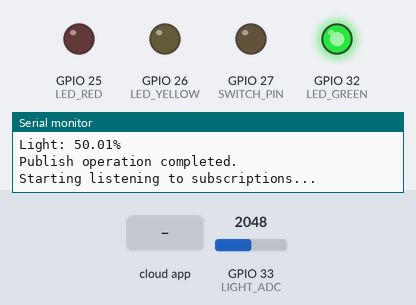
This sketch was run on a simulated ESP32. Shown: output pins drawn as LEDs (lit = HIGH), the last lines printed to the serial monitor. The test bench sets the inputs (shaded band); at power-on: GPIO 33 (LIGHT_ADC) = 2048. WiFi joins after 1.5 s; servers stay silent unless stated; no MQTT or app messages arrive unless stated.

Above: at 3.3 s.
3.4 s: the phone or cloud app sets toggle_sw to 1
At 4.3 s:
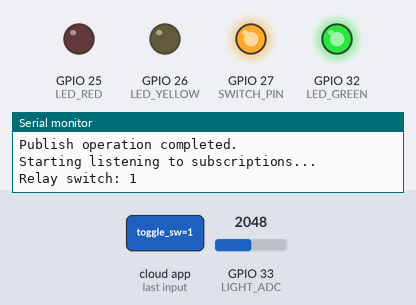
4.9 s: the phone or cloud app sets toggle_sw to 0
At 5.7 s:
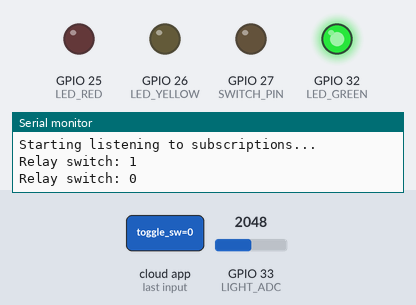
Timing chart, 0 to 7.9 s (numbered marks = the images above; inputs shaded):
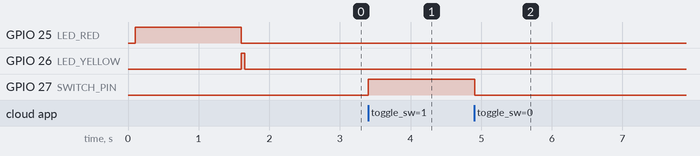

Measured:
- after the input at 3.4 s, GPIO 27 (SWITCH_PIN): LOW → HIGH at once
- after the input at 4.9 s, GPIO 27 (SWITCH_PIN): HIGH → LOW at once

The sketch:

ESP-32_MQTT_Client.ino
```cpp
// **********************************************************************
// This is the sketch for the ESP-32 board.
// Supported sensors:
// - Photoresistor as light sensor
// Supported actuators:
// - Relay module used as a remote switch
// **********************************************************************

// ***** IMPORT LIBRARIES *****
#include "WiFi.h"
#include "Adafruit_MQTT.h"
#include "Adafruit_MQTT_Client.h"

// ***** Enable debug over serial communication
#define DEBUG

// Access point settings
#define WLAN_SSID   ""
#define WLAN_PASS   ""

// MQTT broker settings
#define HOST        "192.168.43.100"
#define PORT        1883
#define USERNAME    "admin"
#define PASSWORD    "hamrpi"

// LED ports definitions
#define LED_RED       25  // GPIO 34
#define LED_YELLOW    26  // GPIO 35
#define LED_GREEN     32  // GPIO 32

#define LIGHT_ADC     33
#define SWITCH_PIN    27

// Subscription wait time in milliseconds
#define WAIT_TIME   5000

WiFiClient client;
Adafruit_MQTT_Client mqtt(&client, HOST, PORT, USERNAME, PASSWORD);
Adafruit_MQTT_Publish light = Adafruit_MQTT_Publish(&mqtt, "espnode2/light");
Adafruit_MQTT_Subscribe toggle_switch = Adafruit_MQTT_Subscribe(&mqtt, "espnode2/toggle_sw");

int sw_status = 0;  // Toggle switch status

// ************************************************
// ***              SETUP FUNCTION              ***
// ************************************************

void setup() {

  pinMode(LED_RED, OUTPUT);     // Red LED - GPIO
  pinMode(LED_YELLOW, OUTPUT);  // Yellow LED - GPIO
  pinMode(LED_GREEN, OUTPUT);   // Green LED - GPIO

  pinMode(SWITCH_PIN, OUTPUT);      // Switch (relay) control
  digitalWrite(SWITCH_PIN, LOW);

  #ifdef DEBUG
    Serial.begin(115200);
    delay(100);                                 // Small delay to set up serial connection
    while(Serial.available()>0) Serial.read();  // Flush the buffer
    Serial.println("");
    Serial.print("Connecting to ");
    Serial.println(WLAN_SSID);
  #endif

  ledRed();

  WiFi.begin(WLAN_SSID, WLAN_PASS);

  while(WiFi.status() != WL_CONNECTED) {
    #ifndef DEBUG
      Serial.print(".");
    #endif
    delay(500);
  }

  #ifdef DEBUG
    Serial.print("IP address: ");
    Serial.println(WiFi.localIP());
  #endif

  mqtt.subscribe(&toggle_switch);
  // Connect to MQTT broker
  MQTT_connect();

  delay(500);
}


void loop() {

  if(WiFi.status() != WL_CONNECTED) {
    ledRed();
    WiFi.begin(WLAN_SSID, WLAN_PASS);

    while(WiFi.status() != WL_CONNECTED) {
      #ifndef DEBUG
        Serial.print(".");
      #endif
      delay(500);
    }
  }

  MQTT_connect();
  delay(100);

  // Read from 12-bit ADC
  float l = (analogRead(LIGHT_ADC) / 4095.0f) * 100.0f;

  // Publish light intensity percentage
  light.publish(l);

  #ifdef DEBUG
    Serial.print("Light: ");
    Serial.print(l);
    Serial.println("%");
  #endif

  #ifdef DEBUG
    Serial.println("Publish operation completed.");
    Serial.println("Starting listening to subscriptions...");
  #endif

  Adafruit_MQTT_Subscribe *subscription;
  sw_status;
  while ((subscription = mqtt.readSubscription(WAIT_TIME))) {
    if (subscription == &toggle_switch) {
      sw_status = atoi((char *)toggle_switch.lastread);
      toggleSwitch();

      #ifdef DEBUG
        Serial.print(F("Relay switch: "));
        Serial.println(sw_status);
      #endif
    }
  }
}

// ***** Connect to MQTT service provided by the MQTT broker *****
void MQTT_connect() {
  int8_t err_code;

  if(mqtt.connected()) {
    ledGreen();
    return;
  }

  ledYellow();

  #ifdef DEBUG
    Serial.print("Connecting to MQTT... ");
  #endif

  while ((err_code = mqtt.connect()) != 0) { // Connect returns 0 on success
    #ifdef DEBUG
      Serial.println(mqtt.connectErrorString(err_code));
      Serial.println("Retrying MQTT connection in 1 second...");
    #endif

    mqtt.disconnect();
    delay(1000);
  }

  #ifdef DEBUG
    Serial.println("MQTT connected!");
  #endif

  ledGreen();
}

// ***** (RELAY) SWITCH CONTROL *****
void toggleSwitch() {
  if(sw_status) {
    digitalWrite(SWITCH_PIN, HIGH);
  }
  else {
    digitalWrite(SWITCH_PIN, LOW);
  }
}

// ***** LED CONTROL FUNCTIONS *****

void ledOff() {
  digitalWrite(LED_RED, LOW);
  digitalWrite(LED_YELLOW, LOW);
  digitalWrite(LED_GREEN, LOW);
}

void ledRed() {
  digitalWrite(LED_RED, HIGH);
  digitalWrite(LED_YELLOW, LOW);
  digitalWrite(LED_GREEN, LOW);
}

void ledYellow() {
  digitalWrite(LED_RED, LOW);
  digitalWrite(LED_YELLOW, HIGH);
  digitalWrite(LED_GREEN, LOW);
}

void ledGreen() {
  digitalWrite(LED_RED, LOW);
  digitalWrite(LED_YELLOW, LOW);
  digitalWrite(LED_GREEN, HIGH);
}
```
